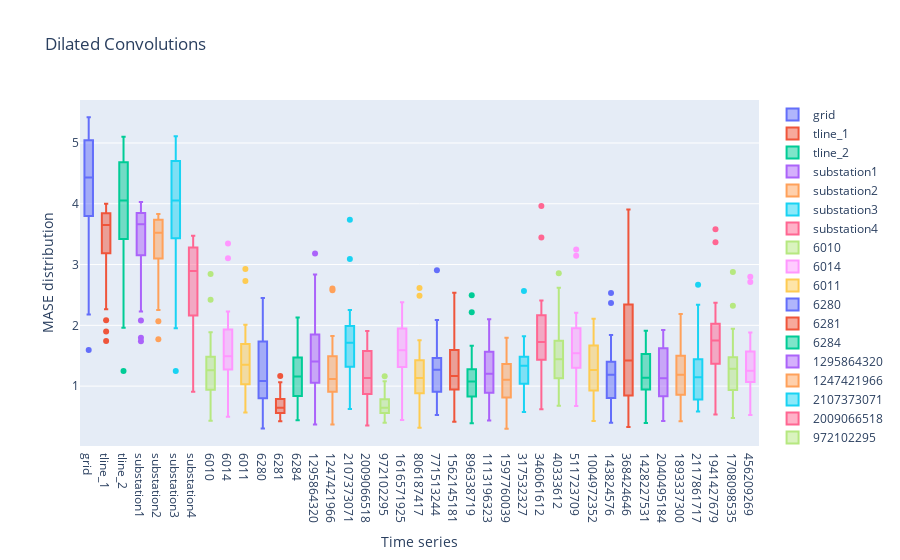

Notebook cell for this chart:
### Code cell
fig = go.Figure()
for col in tcn_dist_ts.keys():
    box_data = tcn_dist_ts[col]
    fig.add_trace(go.Box(y=box_data, name = col))
fig.update_xaxes(title = 'Time series')
fig.update_yaxes(title = 'MASE distribution')
fig.update_layout(title = "Dilated Convolutions")
